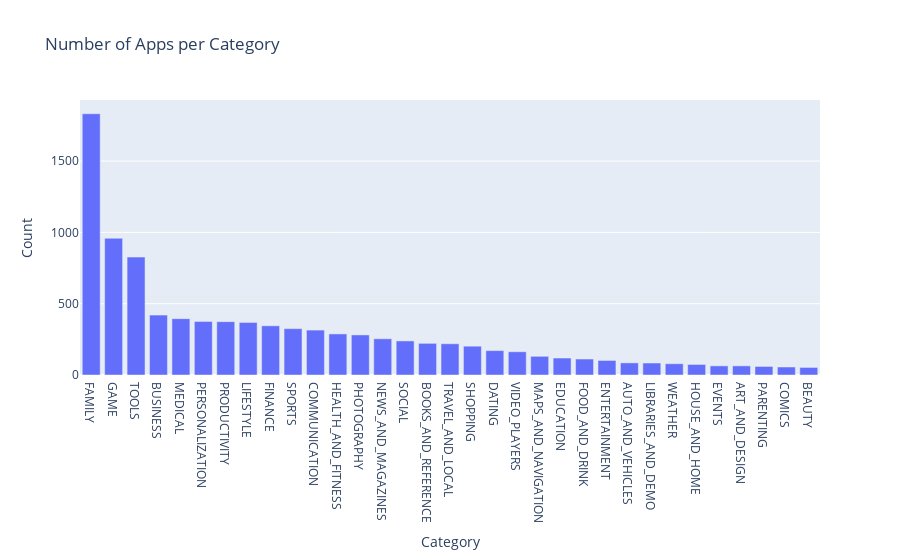

Source (notebook cell):
### Markdown cell above
## 4. Exploring app categories
<p>With more than 1 billion active users in 190 countries around the world, Google Play continues to be an important distribution platform to build a global audience. For businesses to get their apps in front of users, it's important to make them more quickly and easily discoverable on Google Play. To improve the overall search experience, Google has introduced the concept of grouping apps into categories.</p>
<p>This brings us to the following questions:</p>
<ul>
<li>Which category has the highest share of (active) apps in the market? </li>
<li>Is any specific category dominating the market?</li>
<li>Which categories have the fewest number of apps?</li>
</ul>
<p>We will see that there are <code>33</code> unique app categories present in our dataset. <em>Family</em> and <em>Game</em> apps have the highest market prevalence. Interestingly, <em>Tools</em>, <em>Business</em> and <em>Medical</em> apps are also at the top.</p>

### Code cell
import plotly.graph_objs as go
import plotly
plotly.offline.init_notebook_mode(connected=True)

# Print the total number of unique categories
num_categories = pd.Series(apps["Category"].unique()).count()
print('Number of categories = ', num_categories)

# Count the number of apps in each 'Category'.
num_apps_in_category = apps["Category"].value_counts()

# Sort num_apps_in_category in descending order based on the count of apps in each category
sorted_num_apps_in_category = num_apps_in_category.sort_values(ascending=False)

data = [go.Bar(
        x=num_apps_in_category.index,  # index = category name
        y=num_apps_in_category.values,  # value = count
        )]

layout = go.Layout(
    title="Number of Apps per Category",
    xaxis=dict(title="Category"),
    yaxis=dict(title="Count")
)

fig = go.Figure(data=data, layout=layout)
plotly.offline.iplot(fig)

### Figure 1 — Plotly figure (JSON) as saved in the notebook; plotly's stock layout.template omitted (floating-point values rounded to 4 significant figures)
{"data": [{"type": "bar", "x": ["FAMILY", "GAME", "TOOLS", "BUSINESS", "MEDICAL", "PERSONALIZATION", "PRODUCTIVITY", "LIFESTYLE", "FINANCE", "SPORTS", "COMMUNICATION", "HEALTH_AND_FITNESS", "PHOTOGRAPHY", "NEWS_AND_MAGAZINES", "SOCIAL", "BOOKS_AND_REFERENCE", "TRAVEL_AND_LOCAL", "SHOPPING", "DATING", "VIDEO_PLAYERS", "MAPS_AND_NAVIGATION", "EDUCATION", "FOOD_AND_DRINK", "ENTERTAINMENT", "AUTO_AND_VEHICLES", "LIBRARIES_AND_DEMO", "WEATHER", "HOUSE_AND_HOME", "EVENTS", "ART_AND_DESIGN", "PARENTING", "COMICS", "BEAUTY"], "y": [1832, 959, 827, 420, 395, 376, 374, 369, 345, 325, 315, 288, 281, 254, 239, 222, 219, 202, 171, 163, 131, 119, 112, 102, 85, 84, 79, 74, 64, 64, 60, 56, 53]}], "layout": {"title": {"text": "Number of Apps per Category"}, "xaxis": {"title": {"text": "Category"}}, "yaxis": {"title": {"text": "Count"}}}}
